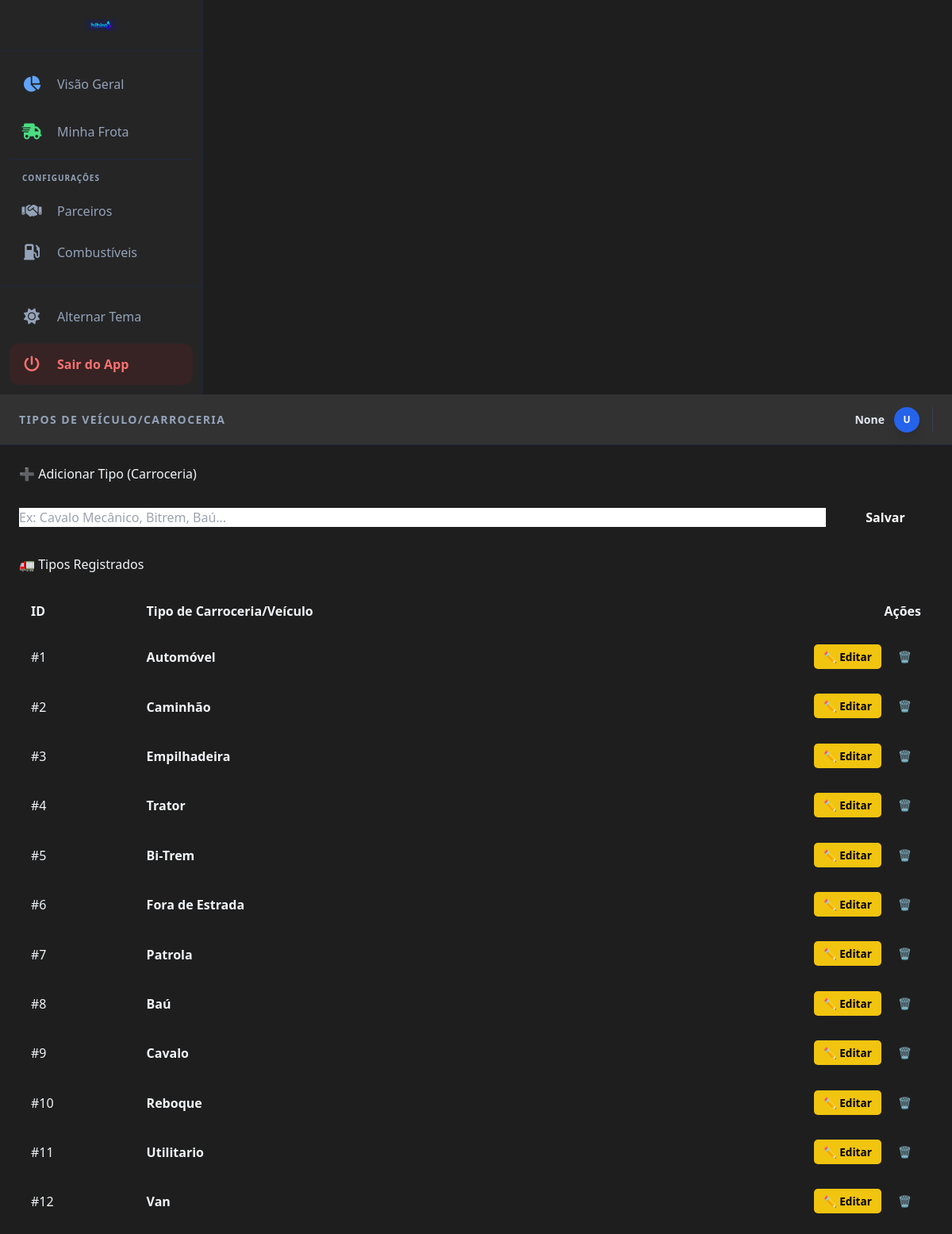
Screenshot of /configuracoes/tipo_veiculo with the database file from the repository.
### tables this page shows
CREATE TABLE "vei_tipo" (
	"id_tipo"	INTEGER,
	"nome_tipo"	TEXT NOT NULL UNIQUE,
	PRIMARY KEY("id_tipo" AUTOINCREMENT)
);

### rotas/configuracoes.py (the view)
@config_bp.route('/tipo_veiculo', methods=['GET', 'POST'])
def config_tipo_veiculo():
    db = get_db()
    if request.method == 'POST':
        nome = request.form.get('nome_tipo').strip().upper()
        db.execute('INSERT INTO vei_tipo (nome_tipo) VALUES (?)', (nome,))
        db.commit()
    tipos = db.execute('SELECT * FROM vei_tipo').fetchall()
    return render_template('app/config_tipo_veiculo.html', tipos=tipos, username=session.get('username'))

### app.py (called while the page is built)
@app.teardown_appcontext
def teardown_db(exception):
    close_connection(exception)

### database.py (called while the page is built)
def get_db():
    db = getattr(g, '_database', None)
    if db is None:
        basedir = os.path.abspath(os.path.dirname(__file__))
        db_path = os.path.join(basedir, 'dados', 'hibiro_frota.db')
        db = g._database = sqlite3.connect(db_path)
        db.row_factory = sqlite3.Row
    return db

def close_connection(exception=None):
    db = g.pop('_database', None)
    if db is not None:
        db.close()

### templates/app/config_tipo_veiculo.html (shortened to what this page needs)
{% extends "base_app.html" %}
{% block page_title %}Tipos de Veículo/Carroceria{% endblock %}
{% block content %}
<div class="stat-card" style="margin-bottom: 25px;">
    <h3 style="margin-top: 0; margin-bottom: 20px;">➕ Adicionar Tipo (Carroceria)</h3>
    <form method="POST" action="{{ url_for('configuracoes.config_tipo_veiculo') }}" style="display: flex; gap: 15px; align-items: center; flex-wrap: wrap;">
        <input type="text" name="nome_tipo" class="input-standard" placeholder="Ex: Cavalo Mecânico, Bitrem, Baú..." required style="flex: 1; min-width: 250px;">
        <button type="submit" style="background-color: var(--accent); color: white; border: none; padding: 0 25px; height: 45px; border-radius: 8px; font-weight: bold; cursor: pointer; min-width: 120px;">Salvar</button>
    </form>
</div>
<div class="stat-card">
    <h3 style="margin-top: 0; margin-bottom: 20px;">🚛 Tipos Registrados</h3>
    <div style="overflow-x: auto; width: 100%;">
        <table style="width: 100%; border-collapse: collapse; text-align: left; white-space: nowrap;">
            <thead>
                <tr style="border-bottom: 2px solid var(--border); color: var(--text-muted);">
                    <th style="padding: 15px;">ID</th>
                    <th style="padding: 15px;">Tipo de Carroceria/Veículo</th>
                    <th style="padding: 15px; text-align: right;">Ações</th>
                </tr>
            </thead>
            <tbody>
                {% for t in tipos %}
                <tr style="border-bottom: 1px solid var(--border);">
                    <td style="padding: 15px;">#{{ t.id_tipo }}</td>
                    <td style="padding: 15px; font-weight: bold;">{{ t.nome_tipo }}</td>
                    <td style="padding: 15px; text-align: right;">
                        <a href="{{ url_for('configuracoes.editar_tipo_veiculo', id_tipo=t.id_tipo) }}" style="background: #f1c40f; color: #000; padding: 6px 12px; border-radius: 5px; text-decoration: none; font-size: 0.85rem; font-weight: bold; margin-right: 5px;">✏️ Editar</a>
                        <form method="POST" action="{{ url_for('configuracoes.excluir_tipo_veiculo', id_tipo=t.id_tipo) }}" style="display:inline;">
                            <button type="submit" onclick="return confirm('Excluir este tipo?');" style="background: var(--danger); color: white; border: none; padding: 6px 12px; border-radius: 5px; font-size: 0.85rem; font-weight: bold; cursor: pointer;">🗑️</button>
                        </form>
                    </td>
                </tr>
                {% else %}
                <tr><td colspan="3" style="padding: 25px; text-align: center; color: var(--text-muted);">Nenhum tipo registado.</td></tr>
                {% endfor %}
            </tbody>
        </table>
    </div>
</div>
{% endblock %}

### templates/base_app.html (shortened to what this page needs)
<!DOCTYPE html>
<html lang="pt-BR" class="h-full">
<head>
    <script src="https://cdn.tailwindcss.com"></script>
    <link rel="stylesheet" href="https://cdnjs.cloudflare.com/ajax/libs/font-awesome/6.5.1/css/all.min.css">
</head>
<body class="h-full bg-slate-50 dark:bg-vscode-main text-slate-900 dark:text-slate-100 transition-colors duration-300 overflow-hidden">
    <div class=\"flex h-full\">
        <aside id="sidebar" class="fixed inset-y-0 left-0 z-50 w-64 transform -translate-x-full transition-transform duration-300 md:relative md:translate-x-0 md:w-20 md:hover:w-64 group bg-white dark:bg-vscode-sidebar border-r border-slate-200 dark:border-slate-800 flex flex-col">
            <div class="h-16 flex items-center justify-center border-b border-slate-100 dark:border-slate-800 overflow-hidden">
                <img src="{{ url_for('static', filename='img/hibiro150transp.png') }}" alt="Logo" class="min-w-[40px] w-10 h-auto">
            </div>
            <nav class="flex-grow overflow-y-auto py-4 space-y-2 px-3 custom-scrollbar">
                <a href="{{ url_for('frota.dashboard') }}" class="flex items-center gap-4 p-3 rounded-xl hover:bg-blue-50 dark:hover:bg-vscode-active text-slate-500 dark:text-slate-400 hover:text-blue-600 transition-all">
                    <i class="fa-solid fa-chart-pie text-xl min-w-[32px] text-center text-blue-400"></i>
                </a>
                <a href="{{ url_for('frota.lista_frota') }}" class="flex items-center gap-4 p-3 rounded-xl hover:bg-blue-50 dark:hover:bg-vscode-active text-slate-500 dark:text-slate-400 hover:text-blue-600 transition-all">
                    <i class="fa-solid fa-truck-fast text-xl min-w-[32px] text-center text-green-400"></i>
                </a>
                <div class="pt-4 mt-4 border-t border-slate-100 dark:border-slate-800">
                    <a href="{{ url_for('configuracoes.config_parceiros') }}" class="flex items-center gap-4 p-3 mt-2 rounded-xl hover:bg-blue-50 dark:hover:bg-vscode-active text-slate-500 dark:text-slate-400 hover:text-blue-600 transition-all">
                        <i class="fa-solid fa-handshake text-xl min-w-[32px] text-center"></i>
                    </a>
                    <a href="{{ url_for('configuracoes.config_combustivel') }}" class="flex items-center gap-4 p-3 rounded-xl hover:bg-blue-50 dark:hover:bg-vscode-active text-slate-500 dark:text-slate-400 hover:text-blue-600 transition-all">
                        <i class="fa-solid fa-gas-pump text-xl min-w-[32px] text-center"></i>
                    </a>
                </div>
            </nav>
            <div class="p-3 border-t border-slate-100 dark:border-slate-800 space-y-2">
                <button onclick="toggleTheme()" class="w-full flex items-center gap-4 p-3 rounded-xl hover:bg-slate-100 dark:hover:bg-vscode-active text-slate-500 dark:text-slate-400 transition-all">
                    <i id="theme-icon" class="fa-solid fa-moon text-xl min-w-[32px] text-center"></i>
                </button>
                <a href="{{ url_for('auth.logout') }}" class="flex items-center gap-4 p-3 rounded-xl bg-red-50 dark:bg-red-900/20 text-red-600 dark:text-red-400 hover:bg-red-100 transition-all">
                    <i class="fa-solid fa-power-off text-xl min-w-[32px] text-center"></i>
                </a>
            </div>
        </aside>
        <main class="flex-grow flex flex-col min-w-0 overflow-hidden">
            <header class="h-16 bg-white/80 dark:bg-vscode-header backdrop-blur-md shadow-sm border-b border-slate-200 dark:border-slate-800 flex items-center justify-between px-6 flex-shrink-0">
                <div class="flex items-center gap-4">
                    <h2 class="text-sm font-bold uppercase tracking-widest text-slate-500 dark:text-slate-400">
                        {% block page_title %}Visão Geral{% endblock %}
                    </h2>
                </div>
                <div class="flex items-center space-x-4">
                    <div class="hidden sm:flex items-center space-x-3 text-sm border-r border-slate-200 dark:border-slate-700 pr-4 font-bold text-slate-700 dark:text-slate-200">
                        <span>{{ username }}</span>
                        <div class="w-8 h-8 rounded-full bg-blue-600 flex items-center justify-center text-white text-xs font-bold shadow-lg">
                        </div>
                    </div>
                </div>
            </header>
            <section class="flex-grow overflow-y-auto p-6 bg-slate-50 dark:bg-vscode-main">
                {% block content %}{% endblock %}
            </section>
        </main>
    </div>
</body>
</html>

### rows the page displays
vei_tipo: id_tipo "1", nome_tipo "Automóvel"
vei_tipo: id_tipo "2", nome_tipo "Caminhão"
vei_tipo: id_tipo "3", nome_tipo "Empilhadeira"
vei_tipo: id_tipo "4", nome_tipo "Trator"
vei_tipo: id_tipo "5", nome_tipo "Bi-Trem"
vei_tipo: id_tipo "6", nome_tipo "Fora de Estrada"
vei_tipo: id_tipo "7", nome_tipo "Patrola"
vei_tipo: id_tipo "8", nome_tipo "Baú"
vei_tipo: id_tipo "9", nome_tipo "Cavalo"
vei_tipo: id_tipo "10", nome_tipo "Reboque"
vei_tipo: id_tipo "11", nome_tipo "Utilitario"
vei_tipo: id_tipo "12", nome_tipo "Van"
